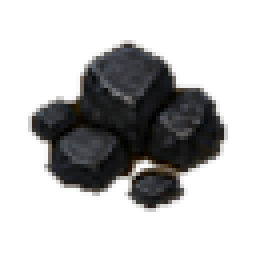
#> input picture assets/art/ore_coal_0.png, 64 x 64 px, given in place of ore_iron_0.png, which was not available (shown 4 times larger)
$ python fields.py
#> lines starting #> are read from the running program, lines starting #| are printed output that depends on the picture
#!/usr/bin/env python3
"""Paint the ore-field textures and the copper pipe pieces.

    python3 tools/art/fields.py

Ore fields: one seamless 256x256 texture per ore (a 4x4-tile period, like the
grass), made by scattering the painted ore sprites (assets/art/ore_<ore>_<n>.png)
over a packed-earth floor with wrap-around, so the field continues across
tiles. The alpha channel is not transparency but rock height: 1 on rocks, lower
on the earth between them. The ore shader uses it to let rocks poke out past
the field's edge, so the outline is rocky rather than a clean curve.

Pipes: pipe_seg (32x24, one arm from the tile centre to its edge, pointing +x,
ending in a flange) and pipe_hub (64x64, a round coupling for joints, bends
and pipe ends), in the copper of the painted machines.

Writes into assets/art/. Needs Pillow and numpy.
"""

import os
import random

import numpy as np
from PIL import Image

REPO = os.path.dirname(os.path.dirname(os.path.dirname(os.path.abspath(__file__))))
ART = os.path.join(REPO, "assets", "art")

INK = np.array([42, 23, 14], np.float32) / 255.0

# Earth under each ore, and how its rocks are scattered: (floor rgb, rocks, size range px)
ORES = {
    "iron": ((0.36, 0.34, 0.33), 120, (30, 50)),
    "copper": ((0.42, 0.29, 0.20), 120, (30, 50)),
    "coal": ((0.22, 0.20, 0.19), 125, (30, 50)),
    "stone": ((0.52, 0.46, 0.38), 115, (30, 52)),
    "quartz": ((0.55, 0.46, 0.45), 95, (30, 50)),
}
SHEET = 256


def value_noise(n, cells, rng):
    """Smooth, seamless (periodic) value noise in 0..1, n x n."""
    g = rng.random((cells, cells)).astype(np.float32)
    xs = np.arange(n) / n * cells
    i0 = np.floor(xs).astype(int)
    t = xs - i0
    t = t * t * (3 - 2 * t)
    i1 = (i0 + 1) % cells
    a = g[np.ix_(i0, i0)] * (1 - t)[None, :] + g[np.ix_(i0, i1)] * t[None, :]
    b = g[np.ix_(i1, i0)] * (1 - t)[None, :] + g[np.ix_(i1, i1)] * t[None, :]
    return a * (1 - t)[:, None] + b * t[:, None]


def paste_wrapped(dst, src, x, y):
    """Alpha-composite RGBA float `src` onto periodic `dst` at (x, y), wrapping."""
    h, w = src.shape[:2]
    n = dst.shape[0]
    for oy in (-n, 0, n):
        for ox in (-n, 0, n):
            x0, y0 = x + ox, y + oy
            xa, ya = max(x0, 0), max(y0, 0)
            xb, yb = min(x0 + w, n), min(y0 + h, n)
            if xa >= xb or ya >= yb:
                continue
            s = src[ya - y0:yb - y0, xa - x0:xb - x0]
            a = s[..., 3:4]
            d = dst[ya:yb, xa:xb]
            d[..., :3] = s[..., :3] * a + d[..., :3] * (1 - a)
            d[..., 3:4] = np.maximum(d[..., 3:4], a)


def ore_field(ore, seed):
#> called with ore = 'iron', seed = 1000
    floor, count, (lo, hi) = ORES[ore]
    rng = np.random.default_rng(seed)
    pyr = random.Random(seed)
    n = SHEET
    noise = value_noise(n, 8, rng) * 0.6 + value_noise(n, 32, rng) * 0.4
    img = np.zeros((n, n, 4), np.float32)
    base = np.array(floor, np.float32)
    img[..., :3] = base[None, None, :] * (0.82 + 0.3 * noise[..., None])
    # Speckle: grit and pebbles in the earth.
    grit = rng.random((n, n)) < 0.05
    img[grit, :3] *= 0.75
    img[..., 3] = 0.35 + 0.25 * noise

    sprites = [np.asarray(Image.open(os.path.join(ART, f"ore_{ore}_{k}.png")).convert("RGBA")).astype(np.float32) / 255.0 for k in range(3)]
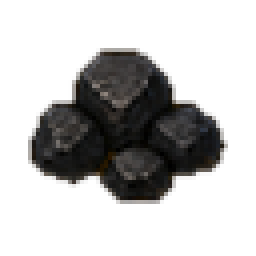
#> input picture assets/art/ore_coal_1.png, 64 x 64 px, given in place of ore_iron_1.png, which was not available (shown 4 times larger)
    shadow_layer = np.zeros((n, n, 4), np.float32)
    stamps = []
    for _ in range(count):
        s = pyr.randint(lo, hi)
        x, y = pyr.randrange(n), pyr.randrange(n)
        stamps.append((y, x, s, pyr.randrange(3), pyr.random() < 0.5))
    stamps.sort()  # back to front
    for y, x, s, k, flip in stamps:
        im = Image.fromarray((sprites[k] * 255).astype(np.uint8), "RGBA").resize((s, s), Image.LANCZOS)
        if flip:
            im = im.transpose(Image.FLIP_LEFT_RIGHT)
        a = np.asarray(im).astype(np.float32) / 255.0
        # A soft contact shadow, nudged down-right, then the rock.
        sh = np.zeros_like(a)
        sh[..., 3] = a[..., 3] * 0.35
        paste_wrapped(shadow_layer, sh, x - s // 2 + 2, y - s // 2 + 3)
        paste_wrapped(img, np.concatenate([a[..., :3], a[..., 3:4]], -1), x - s // 2, y - s // 2)
#> this loop made 120 passes
#> pass 1, in ore_field, `im = Image.fromarray((sprites[k] * 255).astype(np.uint8), "RGBA").resi..`:
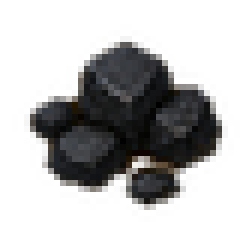
#> im: PIL image 42x42 RGBA (shown 6 times larger); mean R, G, B, A 12.2, 11.9, 11.8, 76.1; transparent parts drawn white
#> pass 2, in ore_field, `im = Image.fromarray((sprites[k] * 255).astype(np.uint8), "RGBA").resi..`:
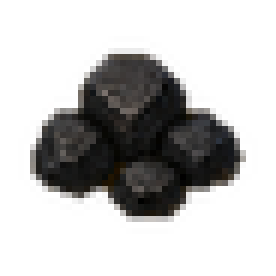
#> im: PIL image 46x46 RGBA (shown 6 times larger); mean R, G, B, A 11.1, 10.2, 9.4, 72.7; transparent parts drawn white
#> after the loop:
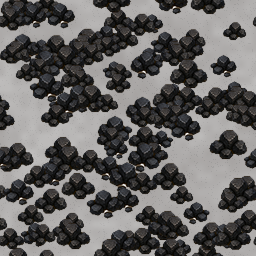
#> img: shape (256, 256, 4) float32; mean R, G, B, A 0.23, 0.219, 0.213, 0.764; transparent parts drawn white
#> after the loop:
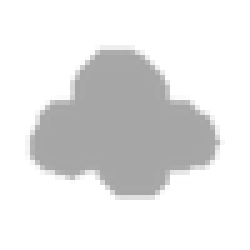
#> sh: shape (50, 50, 4) float32 (shown 5 times larger); mean R, G, B, A 0, 0, 0, 0.0999; transparent parts drawn white
#> after the loop:
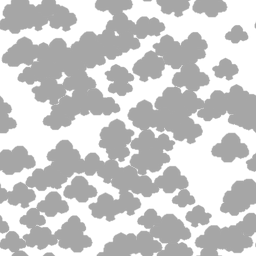
#> shadow_layer: shape (256, 256, 4) float32; mean R, G, B, A 0, 0, 0, 0.202; transparent parts drawn white
    # Shadows go under the rocks: darken the earth where shadow fell and no rock is.
    rock = np.clip((img[..., 3] - 0.6) / 0.4, 0, 1)
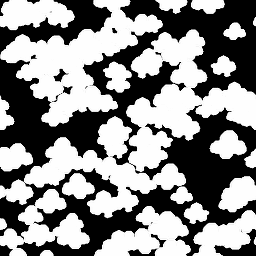
#> rock: shape (256, 256) float32; min 0, max 1, mean 0.547
    img[..., :3] *= (1 - shadow_layer[..., 3:4] * (1 - rock[..., None]))
    img[..., 3] = np.clip(img[..., 3], 0, 1)
    out = Image.fromarray((np.clip(img, 0, 1) * 255).astype(np.uint8), "RGBA")
    out.save(os.path.join(ART, f"orefield_{ore}.png"))


# ---------------------------------------------------------------- pipes
COPPER_HI = np.array([0.96, 0.72, 0.45])
COPPER = np.array([0.80, 0.47, 0.24])
COPPER_LO = np.array([0.45, 0.22, 0.11])
BRASS = np.array([0.86, 0.66, 0.30])
SS = 4


# [89 lines left out: functions tube_shade, finish, pipe_seg, pipe_hub, not called in this run]


def main():
    for k, ore in enumerate(ORES):
        ore_field(ore, 1000 + k)
#> pass 2 of the loop in main, `for k, ore in enumerate(ORES):`:
#> xs = 256 values from 0 to 7.97
#> i0 = 256 values from 0 to 7
#> in value_noise (call 3), `t = xs - i0`: t = 256 values, max 0.969 at index 31, min 0 at index 0, mean 0.484
#> in value_noise (call 3), `t = t * t * (3 - 2 * t)`: t = 256 values, max 0.997 at index 31, min 0 at index 0, mean 0.484
#> i1 = 256 values, max 7 at index 192, min 0 at index 224, mean 3.5
#> in value_noise (call 3), `a = g[np.ix_(i0, i0)] * (1 - t)[None, :] + g[np.ix_(i0, i1)] * t[None,..`:
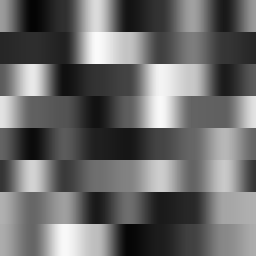
#> a: shape (256, 256) float64; min 0.0157, max 0.984, mean 0.418
#> base = [0.42, 0.29, 0.2]
#> in ore_field (call 2), `grit = rng.random((n, n)) < 0.05`:
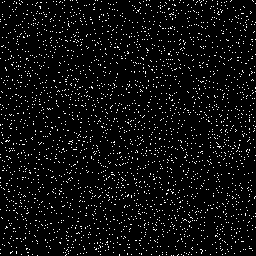
#> grit: shape (256, 256) bool; 5.1% white in thin lines or dots
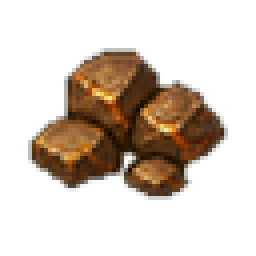
#> input picture assets/art/ore_copper_0.png, 64 x 64 px (shown 4 times larger)
    pipe_seg().save(os.path.join(ART, "pipe_seg.png"))
    pipe_hub().save(os.path.join(ART, "pipe_hub.png"))
    print("wrote orefield_*.png, pipe_seg.png, pipe_hub.png")


if __name__ == "__main__":
#> (the run stopped early here; a loop or call above may not have finished)
